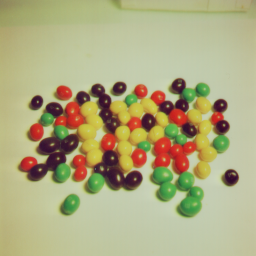
#> input picture 4.1.08.tiff, 256 x 256 px
$ jupyter execute Final.ipynb   (shell and % lines are left out)
#> lines starting #> are read from the running program, lines starting #| are printed output that depends on the picture
<h1>GRADUATE ROTATIONAL INTERNSHIP PROGRAM (GRIP)
<h1>COMPUTER VISION AND IOT [#GRIPJULY21]
<h1>TASK2: TO IDENTIFY COLORS IN AN IMAGE
<h1>NAME: TANMAY RAJ

[cell 1]
from sklearn.cluster import KMeans
import matplotlib.pyplot as plt
import numpy as np
import cv2
from collections import Counter

<b>Importing the image and Converting BRG color space to RGB

[cell 2]
def image(datapath):
#> called with datapath = '4.1.08.tiff'
    img = cv2.imread(datapath)
#> img is the input picture: shape (256, 256, 3); mean B, G, R 128.3, 170.9, 174.9
    img = cv2.cvtColor(img,cv2.COLOR_BGR2RGB)
    return img

<b>Converting RGB to HEX

[cell 3]
def rgb_to_hex(color):
    return "#{:02x}{:02x}{:02x}".format(int(color[0]), int(color[1]), int(color[2]))

<b>Here is where everything is happening. I have explained each code line by line.This function returns Image and the piechart Plot of top colors in the images which can be set by you.K-means has been used to create clusters.

[cell 4]
def image_pros(datapath,nk,T):

    #Getting RGB Image from image function
    img1 = image(datapath)

    #Resizing it for faster processing
    mod_image = cv2.resize(img1, (620, 480))
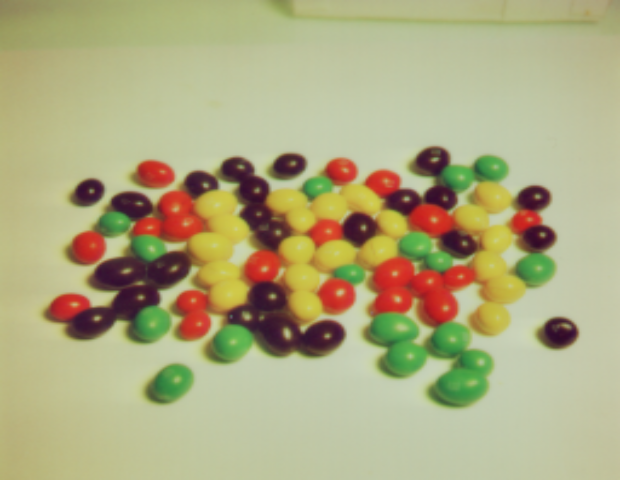
#> mod_image: shape (480, 620, 3); mean R, G, B 174.8, 170.8, 128.2

    #Calculating shape
    x,y,z=mod_image.shape[:]
#> x = 480; y = 620; z = 3

    #Creating array for Kmeans algorithms(it needs two sets of values so 2-D array)
    mod_image = mod_image.reshape(x*y,z)

    #Starting Kmeans
    data = KMeans(n_clusters = nk)
    labels = data.fit_predict(mod_image)

    #Storing all the grouped colors and sorting them
    colors = Counter(labels)
#> colors = {4: 19898, 5: 26799, 3: 66921, 1: 146307, 2: 20824, 0: 16851}
    colors = dict(sorted(colors.items()))
#> colors = {0: 16851, 1: 146307, 2: 20824, 3: 66921, 4: 19898, 5: 26799}

    # main colors to be represented(Calculated from centroids of Kmeans Algo)
    main_colors = data.cluster_centers_

    # We get main colors by iterating through the color array
    ordered_colors = [main_colors[i] for i in colors.keys()]
#> ordered_colors = [[189, 62.03, 42.85], [193.3, 199.7, 164.9], [74.81, 41.51, 49.11], [182.2, 184.3, 132.4], [95.75, 141.3, 70.77], [182.9, 169.7, 76.32]]

    #convert those colors to hex for representation
    hex_colors = [rgb_to_hex(ordered_colors[i]) for i in colors.keys()]
#> hex_colors = ['#bc3e2a', '#c1c7a4', '#4a2931', '#b6b884', '#5f8d46', '#b6a94c']
    rgb_colors = [ordered_colors[i] for i in colors.keys()]
#> rgb_colors has the same summary as ordered_colors
    if (T):
        plt.figure(figsize = (15, 15))
        plt.subplot(1,2,1)
        plt.imshow(image(datapath))
        plt.title('Original Image')
        plt.axis('off')
        plt.subplot(1,2,2)
        plt.title('Pie-chart Plot')
        plt.pie(colors.values(), labels = hex_colors, colors = hex_colors)
        plt.show()

[cell 5]
image_pros('4.1.08.tiff', 6, True)

[cell 6]
image_pros('4.1.03.tiff', 8, True)
#> call 2 of image_pros, with datapath = '4.1.03.tiff', nk = 8, T = True
#> call 3 of image, with datapath = '4.1.03.tiff'
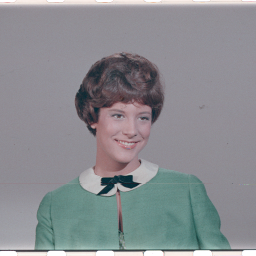
#> input picture 4.1.03.tiff, 256 x 256 px
#> in image, img is the input picture: shape (256, 256, 3); mean B, G, R 144, 140, 137.6
#> in image_pros (call 2), `mod_image = cv2.resize(img1, (620, 480))`:
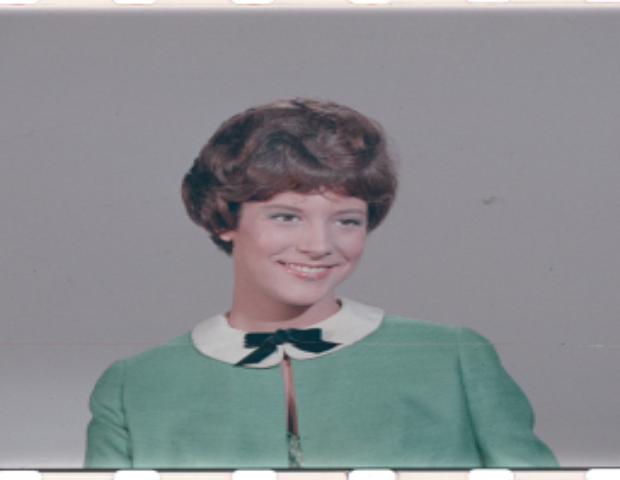
#> mod_image: shape (480, 620, 3); mean R, G, B 137.5, 139.8, 143.9
#> in image_pros (call 2), `colors = Counter(labels)`: colors = {4: 9806, 0: 15719, 3: 191206, 1: 8383, 5: 11288, 6: 12511, 7: 38912, 2: 9775}
#> in image_pros (call 2), `colors = dict(sorted(colors.items()))`: colors = {0: 15719, 1: 8383, 2: 9775, 3: 191206, 4: 9806, 5: 11288, 6: 12511, 7: 38912}
#> in image_pros (call 2), `ordered_colors = [main_colors[i] for i in colors.keys()]`: ordered_colors = [[177, 170.8, 174.4], [147.2, 117.4, 121.2], [48.34, 53.8, 61.3], [145.3, 142.5, 149.2], [242.6, 235.5, 232.1], [88.69, 122, 117.7], [89.46, 78.19, 83.67], [106.4, 141.5, 136]]
#> in image_pros (call 2), `hex_colors = [rgb_to_hex(ordered_colors[i]) for i in colors.keys()]`: hex_colors = ['#b1aaae', '#937579', '#30353d', '#918e95', '#f2ebe8', '#587975', '#594e53', '#6a8d88']
#> in image_pros (call 2), `rgb_colors = [ordered_colors[i] for i in colors.keys()]`: rgb_colors has the same summary as ordered_colors
#> in image_pros (call 2), `plt.show()`:
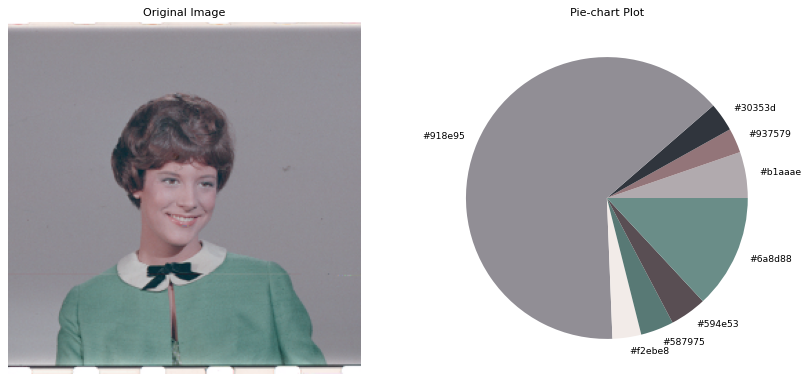
#> figure drawn by matplotlib, 2 panels

[cell 7]
image_pros('4.1.04.tiff', 6, True)
#> call 3 of image_pros, with datapath = '4.1.04.tiff', nk = 6, T = True
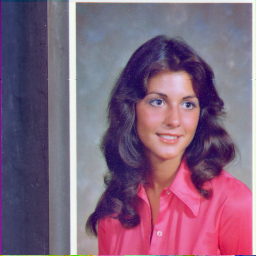
#> input picture 4.1.04.tiff, 256 x 256 px
#> in image, img is the input picture: shape (256, 256, 3); mean B, G, R 125.2, 99.3, 129.2
#> in image_pros (call 3), `mod_image = cv2.resize(img1, (620, 480))`:
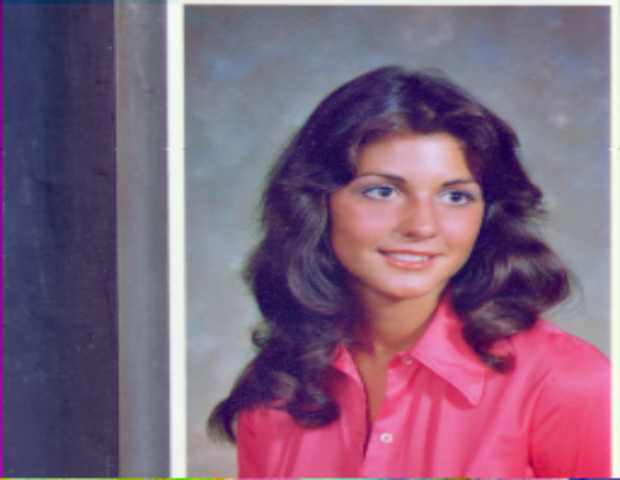
#> mod_image: shape (480, 620, 3); mean R, G, B 129.1, 99.1, 125.1
#> in image_pros (call 3), `colors = Counter(labels)`: colors = {1: 37226, 5: 71529, 3: 83206, 0: 42735, 4: 15104, 2: 47800}
#> in image_pros (call 3), `colors = dict(sorted(colors.items()))`: colors = {0: 42735, 1: 37226, 2: 47800, 3: 83206, 4: 15104, 5: 71529}
#> in image_pros (call 3), `ordered_colors = [main_colors[i] for i in colors.keys()]`: ordered_colors = [[169.3, 155.2, 161.4], [52.51, 29.36, 80.17], [216.8, 83.38, 125], [122.5, 122.5, 135.2], [232.5, 232.7, 229.4], [72.29, 57.14, 93.05]]
#> in image_pros (call 3), `hex_colors = [rgb_to_hex(ordered_colors[i]) for i in colors.keys()]`: hex_colors = ['#a99ba1', '#341d50', '#d8537d', '#7a7a87', '#e8e8e5', '#48395d']
#> in image_pros (call 3), `rgb_colors = [ordered_colors[i] for i in colors.keys()]`: rgb_colors has the same summary as ordered_colors
#> in image_pros (call 3), `plt.show()`:
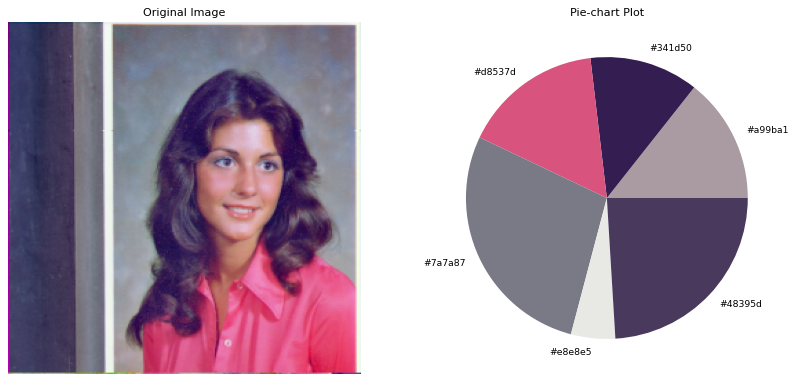
#> figure drawn by matplotlib, 2 panels

[cell 8]
image_pros('4.2.07.tiff', 6, True)
#> call 4 of image_pros, with datapath = '4.2.07.tiff', nk = 6, T = True
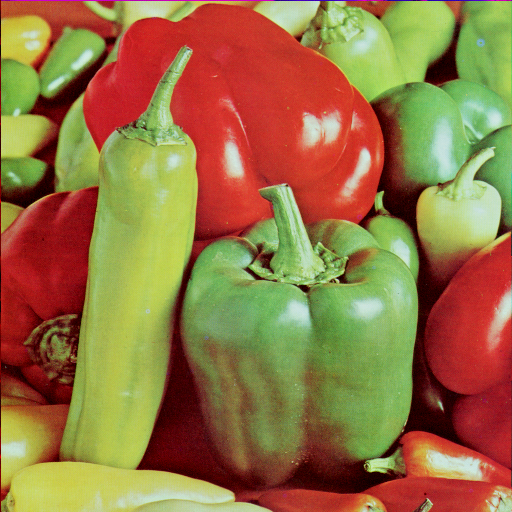
#> input picture 4.2.07.tiff, 512 x 512 px
#> in image, img is the input picture: shape (512, 512, 3); mean B, G, R 66.5, 115.6, 149.8
#> in image_pros (call 4), `mod_image = cv2.resize(img1, (620, 480))`:
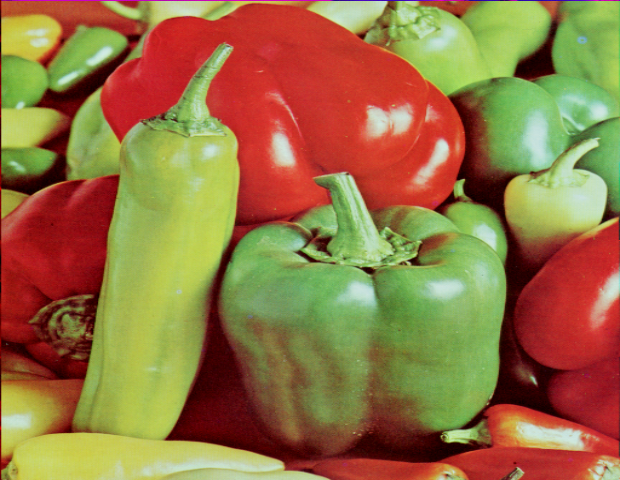
#> mod_image: shape (480, 620, 3); mean R, G, B 149.7, 115.4, 66.4
#> in image_pros (call 4), `colors = Counter(labels)`: colors = {5: 28826, 2: 38146, 1: 66129, 4: 64959, 0: 76936, 3: 22604}
#> in image_pros (call 4), `colors = dict(sorted(colors.items()))`: colors = {0: 76936, 1: 66129, 2: 38146, 3: 22604, 4: 64959, 5: 28826}
#> in image_pros (call 4), `ordered_colors = [main_colors[i] for i in colors.keys()]`: ordered_colors = [[167.2, 191.6, 91.93], [195.3, 52.46, 43.63], [130.3, 40.79, 30.96], [187.5, 211.8, 172.9], [119.3, 148, 70.28], [62.16, 5.5, 4.89]]
#> in image_pros (call 4), `hex_colors = [rgb_to_hex(ordered_colors[i]) for i in colors.keys()]`: hex_colors = ['#a7bf5b', '#c3342b', '#82281e', '#bbd3ac', '#779446', '#3e0504']
#> in image_pros (call 4), `rgb_colors = [ordered_colors[i] for i in colors.keys()]`: rgb_colors has the same summary as ordered_colors
#> in image_pros (call 4), `plt.show()`:
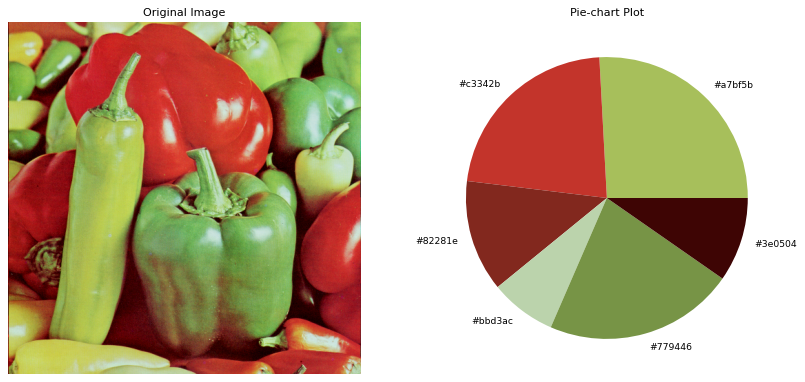
#> figure drawn by matplotlib, 2 panels
